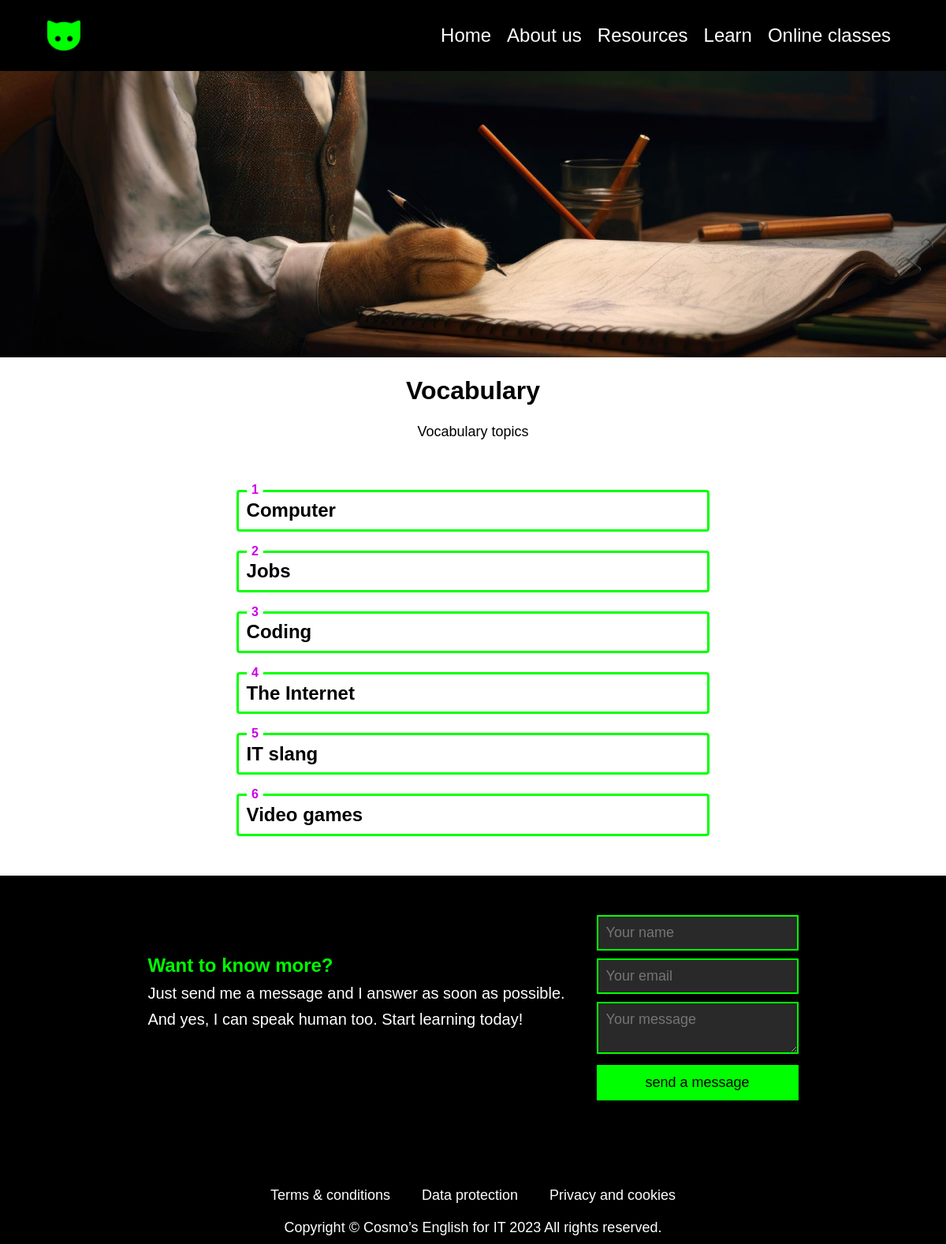
The app's page /learn/vocabulary with its own data.
### main/models.py (models this page shows, shortened)
class Voc(models.Model):
    title = models.CharField(max_length=100)
    class Meta:
        ordering = ['id']

### main/views.py (the view)
# urls.py: path('learn/vocabulary', views.vocabulary, name='vocabulary'),
def vocabulary(request):
    voc = Voc.objects.all()
    return render(request, 'main/vocabulary.html', {'voc': voc})

### main/templates/main/vocabulary.html (shortened to what this page needs)
{% extends 'main/base.html' %}
{% load static %}
{% block content %}
<div class="body_books">
    <img src="{% static 'images/voctitle.png' %}" alt="Vocabulary" class="responsive">
    <div class="text-text">
        <h1>Vocabulary</h1>
        <p>Vocabulary topics</p>
    </div>
    <ol class="list-dialogues">
        {% for v in voc %}
        <li><h2><a href="{% url 'voc' v.pk %}">{{v.title}}</a></h2>
        </li>
        {% endfor %}
    </ol>
</div>
{% endblock %}

### main/static/css/style.css (style rules this page uses)
:root { --bgcolor: #000000; --bgcolordif: #292929; --fontcolor: rgb(255, 255, 255); --fontselect: #00FF00; --fontselectdiff: #cc00e7; }
* { margin: 0; padding: 0; color: var(--fontcolor); font-family: Arial; box-sizing: border-box; }
p { font-size: 20px; }
.responsive { width: 100%; height: auto; justify-content: center; }

### main/static/css/about.css (style rules this page uses)
.responsive { width: 100%; height: auto; justify-content: center; }

### main/static/css/r_books.css (style rules this page uses)
.body_books { display: block; margin-bottom: 40px; }
.responsive { width: 100%; height: auto; justify-content: center; }
.text-text { max-width: 1100px; margin-left: auto; margin-right: auto; }
.text-text h1 { color: var(--bgcolor); font-size: 32px; font-weight: bold; text-align: center; margin: 20px 40px 20px 40px; }
.text-text p { color: var(--bgcolor); font-size: 18px; text-align: center; padding-bottom: 10px; line-height: 150%; margin: 20px 40px 20px 40px; }
.list-dialogues { margin: 50px 300px; list-style: none; counter-reset: li; }
.list-dialogues a { color: var(--bgcolor); text-decoration: none; }
.list-dialogues li { position: relative; margin-bottom: 1.5em; border: 3px solid #00FF00; padding: 0.6em; border-radius: 4px; color: #00FF00; }
.list-dialogues li:before { position: absolute; top: -0.7em; padding-left: 0.4em; padding-right: 0.4em; font-size: 16px; font-weight: bold; color: #CC00E7; background: #FEFEFE; border-radius: 50%; counter-increment: li; content: counter(li); }

### main/static/css/resources.css (style rules this page uses)
.responsive { width: 100%; height: auto; justify-content: center; }
.text-text { max-width: 1100px; margin-left: auto; margin-right: auto; }
.text-text h1 { color: var(--bgcolor); font-size: 32px; font-weight: bold; text-align: center; margin: 20px 40px 20px 40px; }
.text-text p { color: var(--bgcolor); font-size: 18px; text-align: center; padding-bottom: 10px; line-height: 150%; margin-bottom: 20px; }

### main/static/css/terms.css (style rules this page uses)
.responsive { width: 100%; height: auto; justify-content: center; }

### records on screen
Voc: title "Computer"
Voc: title "Jobs"
Voc: title "Coding"
Voc: title "The Internet"
Voc: title "IT slang"
Voc: title "Video games"
